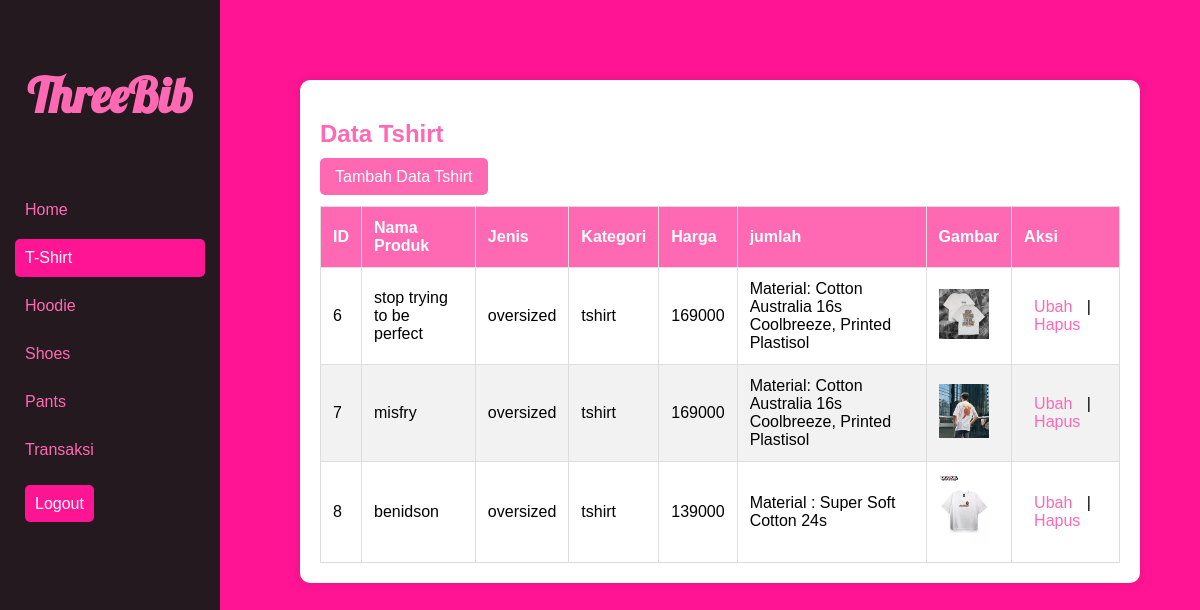
Page /admin.php?table=tshirt (signed in) on the committed database.
### tables this page shows
CREATE TABLE `tshirt` (
  `id` int(11) NOT NULL,
  `nama` varchar(100) NOT NULL,
  `jenis` varchar(100) NOT NULL,
  `kategori` varchar(100) NOT NULL,
  `harga` int(11) NOT NULL,
  `detail` varchar(200) NOT NULL,
  `gambar` varchar(100) NOT NULL
);

### function.php (called while the page is built, shortened)
<?php
$conn = mysqli_connect("localhost", "root", "", "barang");
function query($query) {
    global $conn;
    $result = mysqli_query($conn, $query);
    $rows = [];
    while ($row = mysqli_fetch_assoc($result)) {
        $rows [] = $row;
    }
    return $rows;
};
?>

### admin.php (the view, shortened to what this page needs)
<?php
require 'function.php';
$table = isset($_GET['table']) ? $_GET['table'] : '';
$data = $table ? query("SELECT * FROM $table") : [];
?>
<!DOCTYPE html>
<html lang="en">
<head>
    <link rel="stylesheet" type="text/css" href="css/admin.css" />
</head>
<body>
    <header>
        <nav>
            <div class="nav-list">
                <div class="title">
                    <h1>ThreeBib</h1>
                </div>
                <ul>
                    <li><a class="<?= !$table ? 'active' : ''; ?>" href="admin.php">Home</a></li>
                    <li><a class="<?= $table === 'tshirt' ? 'active' : ''; ?>"href="admin.php?table=tshirt">T-Shirt</a></li>
                    <li><a class="<?= $table === 'hoodie' ? 'active' : ''; ?>" href="admin.php?table=hoodie">Hoodie</a></li>
                    <li><a class="<?= $table === 'shoes' ? 'active' : ''; ?>" href="admin.php?table=shoes">Shoes</a></li>
                    <li><a class="<?= $table === 'pants' ? 'active' : ''; ?>" href="admin.php?table=pants">Pants</a></li>
                    <li><a class="<?= $table === 'transaksi' ? 'active' : ''; ?>"href="admin.php?table=transaksi">Transaksi</a></li>
                </ul>
                <div class="logout">
                    <a href="logout.php">Logout</a>
                </div>
            </div>
        </nav>
    </header>
    <main>
        <?php if (!$table) : ?>
        <article class="welcome">
            <div class="container">
                <div class="desc">
                    <h1>Selamat Datang, Admin</h1>
                    <p>Pilih salah satu kategori dari menu di bawah untuk melihat data.</p>
                </div>
                <div class="option">
                    <ul>
                        <li>
                            <a href="admin.php?table=tshirt" class="btn"><i class="fa-solid fa-shirt"
                                    style="color: #ffffff;"></i> T-Shirt</a>
                        </li>
                        <li>
                            <a href="admin.php?table=hoodie" class="btn"><i class="fa-solid fa-seedling"
                                    style="color: #ffffff;"></i> Hoodie</a>
                        </li>
                        <li>
                            <a href="admin.php?table=pants" class="btn"><i class="fa-solid fa-box"
                                    style="color: #ffffff;"></i> Pants</a>
                        </li>
                        <li>
                            <a href="admin.php?table=shoes" class="btn"><i class="fa-solid fa-table-cells-large"
                                    style="color: #ffffff;"></i> Shoes</a>
                        </li>
                    </ul>
                </div>
            </div>
        </article>
        <?php else : ?>
        <article class="table">
            <div class="container">
                <div class="tablename">
                    <h1>Data <?= ucfirst($table); ?></h1>
                </div>
                <?php if ($table === 'transaksi') : ?>
                <div class="table">
                    <table>
                        <thead>
                            <tr>
                                <th>ID</th>
                                <th>Nama</th>
                                <th>Harga</th>
                                <th>Pemesan</th>
                                <th>Alamat</th>
                            </tr>
                        </thead>
                        <tbody>
                            <?php foreach ($data as $row) : ?>
                            <tr>
                                <td><?= $row['id']; ?></td>
                                <td><?= $row['nama']; ?></td>
                                <td><?= $row['harga']; ?></td>
                                <td><?= $row['pemesan']; ?></td>
                                <td><?= $row['alamat']; ?></td>
                            </tr>
                            <?php endforeach; ?>
                        </tbody>
                    </table>
                </div>
                <?php else : ?>
                <div class="insert">
                    <a href="tambah.php?table=<?= $table; ?>">Tambah Data <?= ucfirst($table); ?></a>
                </div>
                <div class="table">
                    <table>
                        <thead>
                            <tr>
                                <th>ID</th>
                                <th>Nama Produk</th>
                                <th>Jenis</th>
                                <th>Kategori</th>
                                <th>Harga</th>
                                <th>jumlah</th>
                                <th>Gambar</th>
                                <th>Aksi</th>
                            </tr>
                        </thead>
                        <tbody>
                            <?php foreach ($data as $row) : ?>
                            <tr>
                                <td><?= $row['id']; ?></td>
                                <td><?= $row['nama']; ?></td>
                                <td><?= $row['jenis']; ?></td>
                                <td><?= $row['kategori']; ?></td>
                                <td><?= $row['harga']; ?></td>
                                <td><?= $row['detail']; ?></td>
                                <td><img src="img/<?= $row['gambar']; ?>" width="50"></td>
                                <td class="aksi">
                                    <a href="ubah.php?id=<?= $row['id']; ?>&tabel=<?= $table; ?>">Ubah</a> |
                                    <a href="hapus.php?id=<?= $row['id']; ?>&tabel=<?= $table; ?>"
                                        onclick="return confirm('Yakin?')">Hapus</a>
                                </td>
                            </tr>
                            <?php endforeach; ?>
                        </tbody>
                    </table>
                </div>
                <?php endif; ?>
            </div>
        </article>
        <?php endif; ?>
    </main>
</body>
</html>

### css/admin.css (style rules this page uses)
body { font-family: Arial, sans-serif; margin: 0; padding: 0; background-color: #ff1493; }
header { background-color: #24191f; height: 100vh; width: 220px; position: fixed; }
.title { padding: 10px; }
.title h1 { font-family: "Lobster", cursive; font-size: 3rem; color: #ff69b4; text-align: center; }
nav { display: flex; flex-direction: column; }
.nav-list { padding: 15px; }
.nav-list ul { list-style: none; padding: 0; }
.nav-list ul li { margin: 10px 0; }
.nav-list ul li a { text-decoration: none; padding: 10px; display: block; color: #ff69b4; border-radius: 5px; transition: background-color 0.3s; }
.nav-list ul li a:hover, .nav-list ul li a.active { background-color: #ff1493; color: white; }
.logout { margin-top: auto; padding: 10px; }
.logout a { text-decoration: none; color: white; padding: 10px; background-color: #ff1493; border-radius: 5px; transition: background-color 0.3s; }
main { margin-left: 240px; padding: 60px; color: white; }
.table { margin-top: 20px; }
.table .container { background: #ffffff; padding: 20px; border-radius: 10px; box-shadow: 0 0 10px rgba(0, 0, 0, 0.1); }
.table .tablename h1 { color: #ff69b4; }
.table .insert a { background-color: #ff69b4; color: white; padding: 10px 15px; border-radius: 5px; text-decoration: none; transition: background-color 0.3s; }
table { width: 100%; border-collapse: collapse; margin-top: 20px; }
table, th, td { border: 1px solid #ddd; color: #000000; }
th, td { padding: 12px; text-align: left; }
th { background-color: #ff69b4; color: white; }
tbody tr:nth-child(even) { background-color: #f2f2f2; }
.aksi a { text-decoration: none; color: #ff69b4; padding: 5px 10px; border-radius: 3px; transition: background-color 0.3s, color 0.3s; }

### rows in the picture
tshirt: id "6", nama "stop trying to be perfect", jenis "oversized", kategori "tshirt", harga "169000", detail "Material: Cotton Australia 16s Coolbreeze, Printed Plastisol", gambar (picture)
tshirt: id "7", nama "misfry", jenis "oversized", kategori "tshirt", harga "169000", detail "Material: Cotton Australia 16s Coolbreeze, Printed Plastisol", gambar (picture)
tshirt: id "8", nama "benidson", jenis "oversized", kategori "tshirt", harga "139000", detail "Material : Super Soft Cotton 24s", gambar (picture)

### other values in the picture
$table "Tshirt"
